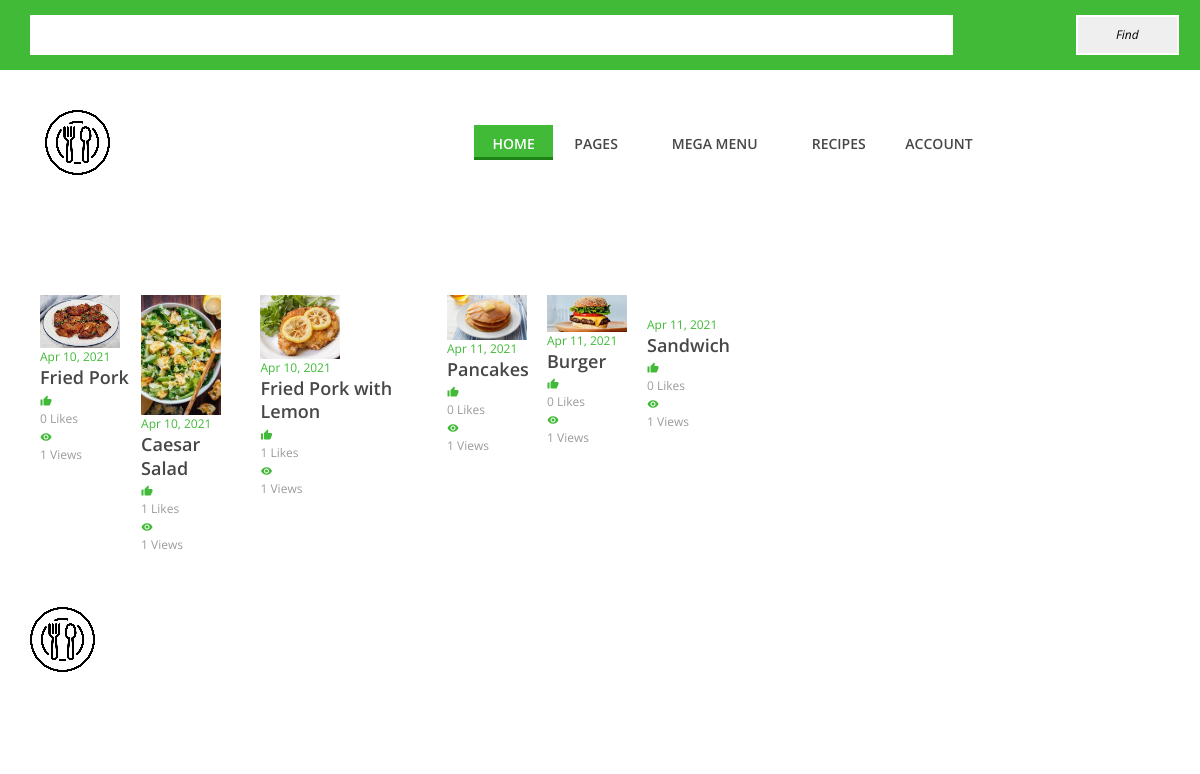
The page /all-recipes on the database its author committed.
### data/recipes.py (models this page shows)
class Recipe(SqlAlchemyBase, SerializerMixin):  # модель рецепта
    __tablename__ = 'recipes'
    id = Column(Integer, primary_key=True, autoincrement=True)
    name = Column(String, unique=True, nullable=True)
    author = Column(Integer, ForeignKey("users.id"), nullable=True)
    prep_time = Column(Integer, nullable=True)
    tags = Column(JSON, nullable=True)
    date = Column(String, default=dt.strftime(dt.now(), "%b %d, %Y"))
    description = Column(String, nullable=True)
    ingredients = Column(JSON, nullable=True)
    image_url = Column(String, nullable=True)
    cropped_image_url = Column(String, nullable=True)
    cotw = Column(Boolean, nullable=True)
    views_count = Column(Integer, nullable=True)
    likes_count = Column(Integer, nullable=True)
    likers = Column(JSON, nullable=True, default="[]")
    user = orm.relation('User', foreign_keys=[author])

### main.py (the view)
@app.route('/all-recipes', methods=['GET', 'POST'])
def all_recipes():
    form = SearchForm()
    db_sess = db_session.create_session()
    recipes = db_sess.query(Recipe).all()
    return render_template('recipes.html', form=form, recipes_list=recipes)

### search_form.py
class SearchForm(FlaskForm):
    query_field = StringField(validators=[InputRequired()])
    submit = SubmitField('Find')

### data/db_session.py (called while the page is built)
def create_session() -> Session:
    global __factory
    return __factory()

### templates/recipes.html
{% extends "base.html" %}
{% block search %}
<div class="search-wrapper">
    <div class="container">
        <div class="row">
            <div class="col-12">
                <form action="" method="post" novalidate>
                    <div class="search-form">
                        {{ form.query_field() }}
                        {{ form.submit() }}
                    </div>
                </form>
            </div>
        </div>
    </div>
</div>
{% endblock %}
{% block content %}
<section class="small-recipe-area section-padding-80-0">
    <div class="container">
        <div class="row">
            {% for recipe in recipes_list %}
            <div class="col-auto col-sm-8 col-lg-auto">
                <div class="single-small-recipe-area d-flex">
                    <div class="recipe-thumb">
                        <img src="{{ recipe.image_url }}" alt="">
                    </div>
                    <div class="recipe-content">
                        <span>{{ recipe.date }}</span>
                        <a href="/recipe-post/{{ recipe.id }}">
                            <h5> {{ recipe.name }} </h5>
                        </a>
                        <span class="material-icons"> thumb_up </span> <p> {{ recipe.likes_count }} Likes </p>
                        <span class="material-icons"> visibility </span> <p> {{ recipe.views_count }} Views </p>
                    </div>
                </div>
            </div>
            {% endfor %}
        </div>
    </div>
</section>
{% endblock %}

### static/style.css (style rules this page uses)
* { margin: 0; padding: 0; }
body { font-family: "Open Sans", sans-serif; font-size: 14px; }
h1, h2, h3, h4, h5, h6 { color: #000000; line-height: 1.3; font-weight: 600; }
p { color: #9b9b9b; font-size: 14px; line-height: 2; font-weight: 400; }
a, a:hover, a:focus { -webkit-transition-duration: 500ms; transition-duration: 500ms; text-decoration: none; outline: 0 solid transparent; color: #000000; font-weight: 600; font-size: 14px; color: #474747; }
img { height: auto; max-width: 100%; }
.section-padding-80-0 { padding-top: 80px; padding-bottom: 0; }
.search-form { position: relative; width: 100%; height: 150 px; margin: 0 auto; padding: 0px; box-sizing: border-box; display: grid; grid-gap: 20px; grid-template-columns: 90% 10%; placeholder: "Enter your search"; }
.search-wrapper { width: 100%; height: 70px; position: relative; z-index: 200; top: 0px; left: 0; background-color: #40ba37; -webkit-transition-duration: 700ms; transition-duration: 700ms; }
.search-wrapper form { position: relative; z-index: 1; }
.search-wrapper form input { width: 90%; height: 40px; border: 2px solid #ffffff; font-size: 12px; font-style: italic; padding: 0 20px; margin: 15px 0; }
.single-small-recipe-area { position: relative; z-index: 1; margin-bottom: 50px; margin-left: 10%; }
.single-small-recipe-area .recipe-thumb { -webkit-box-flex: 0; -ms-flex: 0 0 100px; flex: 0 0 100px; max-width: 100px; width: 100px; padding-right: 20px; }
.single-small-recipe-area .recipe-content span { font-size: 12px; display: block; color: #40ba37; }
.single-small-recipe-area .recipe-content a { display: block; }
.single-small-recipe-area .recipe-content a h5 { color: #474747; font-size: 18px; margin-bottom: 5px; -webkit-transition-duration: 500ms; transition-duration: 500ms; }
.single-small-recipe-area .recipe-content p { font-size: 12px; margin-bottom: 0; color: #9b9b9b; }

### rows shown on the page
Recipe: shows a picture, date "Apr 10, 2021", name "Fried Pork", likes_count "0", views_count "1"
Recipe: image_url (picture), date "Apr 10, 2021", name "Caesar Salad", likes_count "1", views_count "1"
Recipe: image_url (picture), date "Apr 10, 2021", name "Fried Pork with Lemon", likes_count "1", views_count "1"
Recipe: image_url (picture), date "Apr 11, 2021", name "Pancakes", likes_count "0", views_count "1"
Recipe: image_url (picture), date "Apr 11, 2021", name "Burger", likes_count "0", views_count "1"
Recipe: date "Apr 11, 2021", name "Sandwich", likes_count "0", views_count "1"
